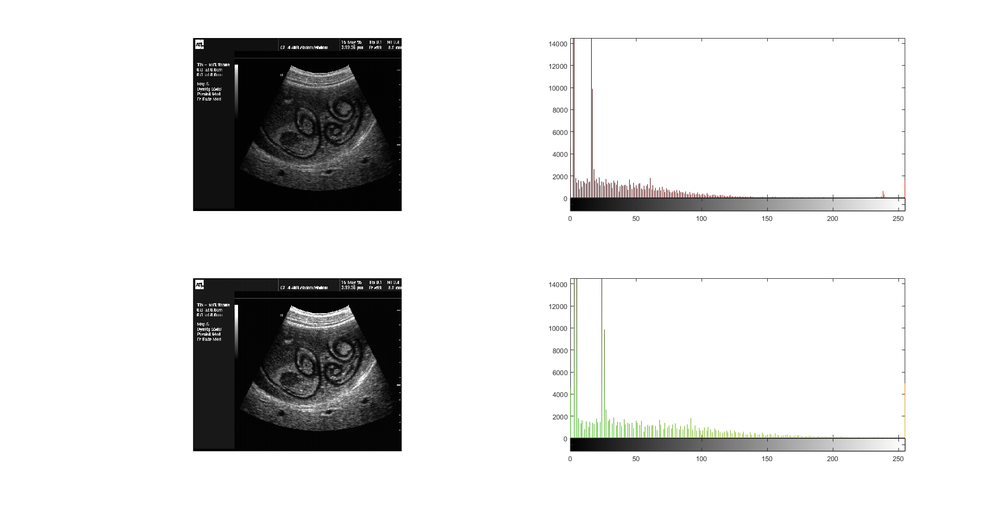
%> input picture HW2/script 2.png, 1000 x 507 px, shrunk from 1920 x 973 before the run, given in place of circles.png, which was not available
$ octave Script9_HW2.m   (GNU Octave 9; MATLAB toolbox functions it lacks are replaced by stand-ins)
%> lines starting %> are read from the running program, lines starting %| are printed output that depends on the picture; in (x1, y1, x2, y2) boxes, pixels count from 0 and x2, y2 are one past the last pixel; in counts of white or black regions, pixels touching at a corner belong together; the program's own positions count from 1; pictures that were not available may be replaced by others from this repository, and a replacement may not be noted
%%
% *Quetion 9*
%
% *A MATLAB script that extracts the connected components of a binary image, diplays the results using different colors for each component and overlays a cros-shaped symbol on top of each component's center of gravity, whose coordinates can be obtained by the Centroid property*
close all; clear; clc;
I = imread('circles.png');
%> I is the input picture: size 507x1000x3 uint8; mean R, G, B 219.6, 219.6, 219.3
Ign = im2double(I);
Ibw = im2bw(Ign,.5);
%> Ibw: size 507x1000 logical; 85.3% white; 169 black regions (163 under 20 px), largest, box (x1, y1, x2, y2) and area: (193, 38, 402, 211) 35135, (193, 278, 402, 451) 33358, (570, 38, 905, 211) 3085, (570, 437, 905, 451) 2387, (591, 89, 592, 182) 93, (316, 404, 327, 410) 28
L = bwlabel(Ibw);
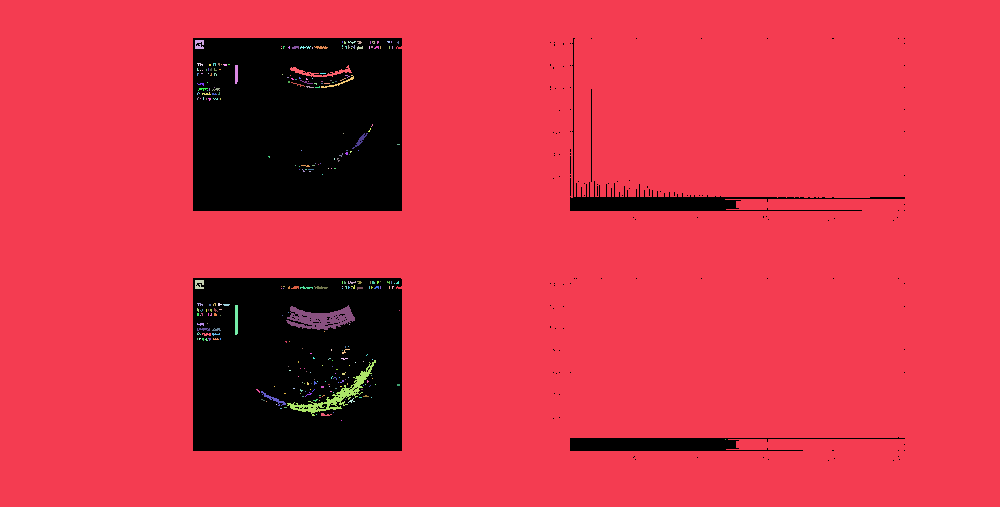
%> L: size 507x1000 double; 300 distinct labels, from 0 to 299; one colour per label, 0 black
stat = regionprops(L,'centroid');
%> stat = 299 regions; first 5, Centroid: [532.4 254.9], [199.9 45], [199.8 284.9], [200.5 64.9], [198.2 70.2]
figure; imshow(label2rgb(L)); hold on;
for x =1: numel(stat)
    plot(stat(x).Centroid(1),stat(x).Centroid(2),'k+');
end
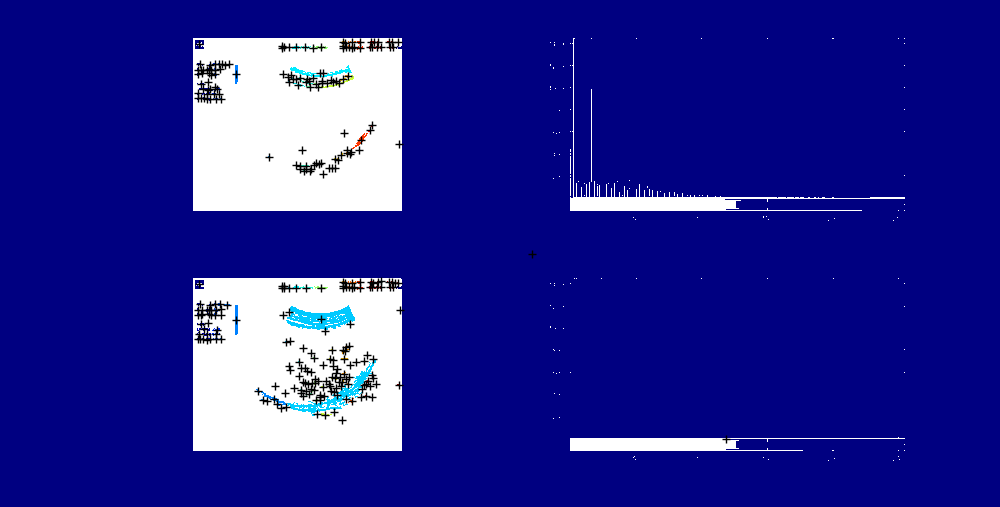
%> figure redrawn from the program's plot data

clear;
I2 = imread('Test3.png');
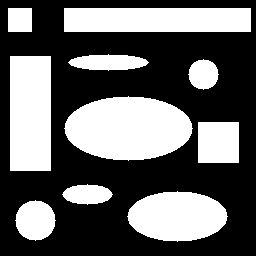
%> input picture HW2/Test3.png, 256 x 256 px
%> I2 is the input picture: size 256x256x3 uint8; 38.9% white; 10 white regions, largest, box (x1, y1, x2, y2) and area: (64, 96, 193, 161) 6417, (10, 56, 51, 171) 4715, (64, 8, 251, 32) 4488
Ig2 = rgb2gray(I2);
Ign2 = im2double(Ig2);
Ibw = im2bw(Ign2,.5);
L2 = bwlabel(Ibw);
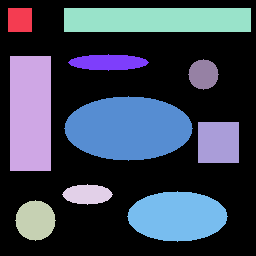
%> L2: size 256x256 double; 11 distinct labels, from 0 to 10; one colour per label, 0 black
stat = regionprops(L2,'centroid'); %#ok<MRPBW>
%> stat = 10 regions; first 5, Centroid: [20.5 20.5], [31 114], [36 221], [88 195], [158 20.5]
figure; imshow(label2rgb(L2)); hold on;
for x =1: numel(stat)
    plot(stat(x).Centroid(1),stat(x).Centroid(2),'k+');
end
%> this loop made 10 passes
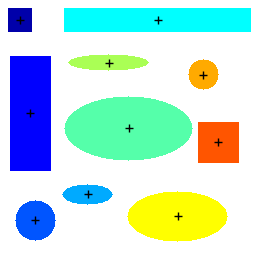
%> figure redrawn from the program's plot data

clear;
I3 = imread('TPTest1.png');
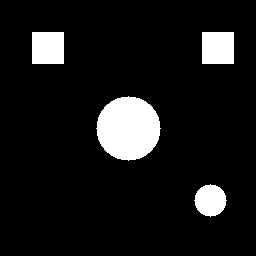
%> input picture HW2/TPTest1.png, 256 x 256 px
%> I3 is the input picture: size 256x256x3 uint8; 9.2% white; 4 white regions, box (x1, y1, x2, y2) and area: (96, 96, 161, 161) 3209, (32, 32, 64, 64) 1024, (202, 32, 234, 64) 1024, (194, 184, 227, 217) 797
Ign3 = im2double(I3);
Ibw3 = im2bw(Ign3,.5);
L3 = bwlabel(Ibw3);
%> L3: size 256x256 double; 5 distinct labels, from 0 to 4
stat = regionprops(L3,'centroid');
%> stat = 4 regions; Centroid: [48.5 48.5], [129 129], [211 201], [218.5 48.5]
figure; imshow(label2rgb(L3)); hold on;
for x =1: numel(stat)
    plot(stat(x).Centroid(1),stat(x).Centroid(2),'k+');
end
%> this loop made 4 passes
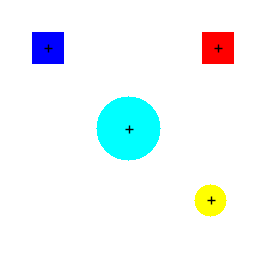
%> figure redrawn from the program's plot data
